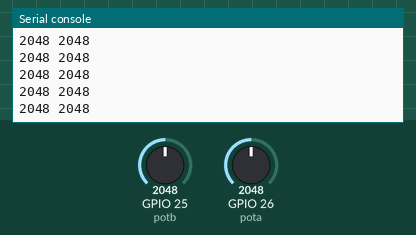
Recording of a program running on a simulated ESP32 board running MicroPython. Shown: the last lines printed to the serial console. The inputs (shaded band) are chosen by the test bench; at power-on: GPIO 25 (potb) = 2048, GPIO 26 (pota) = 2048 (analog values on the 0–4095 scale).

Above: at 1.2 s.
1.3 s: GPIO 25 (potb) set to 2866
At 2.0 s:
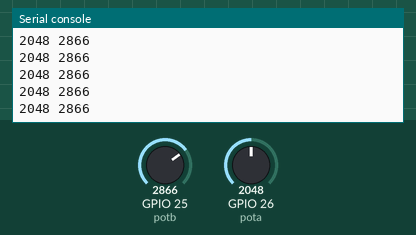
2.8 s: GPIO 26 (pota) set to 2866
At 3.3 s:
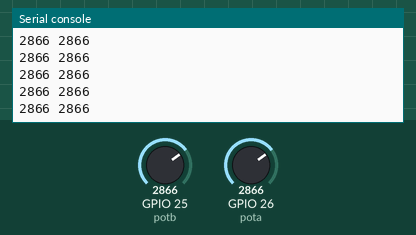
4.3 s: GPIO 25 (potb) set to 3603
At 5.2 s:
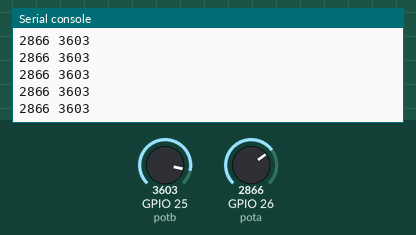
5.8 s: GPIO 26 (pota) set to 3603
At 6.7 s:
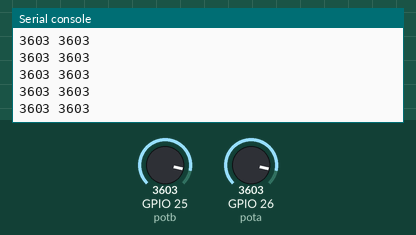
Timing chart, 0 to 8.3 s (numbered marks = the images above; inputs shaded):
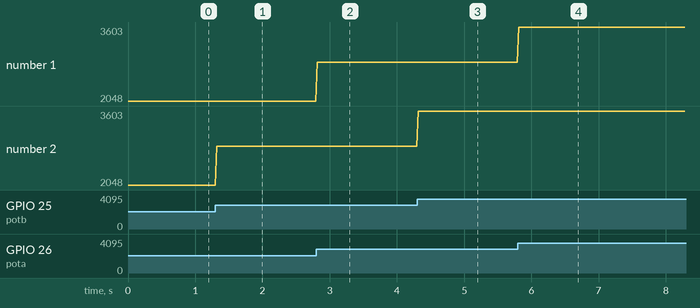

The program:

demo7_potentiometer_main.py
```python
from machine import Pin, ADC
from time import sleep


# The internal ADC reference voltage is typically 1.1v, but varies slightly from package to package.
# The ADC is less linear close to the reference voltage(particularly at higher attenuations) and has a minimum measurement voltage around 100mV,
# voltages at or below this will read as 0.
# To read voltages accurately, it is recommended to use the read_uv() method.

# To read voltages above the reference voltage, apply input attenuation with the# atten keyword argument. Valid values(and approximate linear measurement ranges) are:
# ADC.ATTN_0DB:  NO attenuation (100mV-950mV)
# ADC.ATTN_2_5DB: 2.5dB attenuation (100mV-1250mV)
# ADC.ATTN_6DB:  6dB attenuation (100mV-1750mV)
# ADC.ATTN_11DB: 11dB attenuation (150mV-2450mV)
# NOTE: Note that the absolute maximum voltage rating for input pins is 3.6V!!!
# NOTE: Going near to this boundary risks damage to the IC!!!!

# Here we use 3.3v as input voltage, so initializing the ADC pin need to use ADC.ATTN_11DB to be set 3V as reference voltage.
# use keyword atten=ADC.ATTN_11DB to set the reference voltage to 3V

pota = ADC(Pin(26), atten=ADC.ATTN_11DB)
potb = ADC(Pin(25), atten=ADC.ATTN_11DB)

while True:
    print(pota.read(), potb.read())
    sleep(0.02)
```

Measured:
- after the input at 1.3 s, the serial console: prints a new line at once (image 1)
- after the input at 2.8 s, the serial console: prints a new line at once (image 2)
- after the input at 4.3 s, the serial console: prints a new line at once (image 3)
- after the input at 5.8 s, the serial console: prints a new line at once (image 4)
- plotted number 2: 2048 → 2866 after the input at 1.3 s, 2866 → 3603 after the input at 4.3 s
